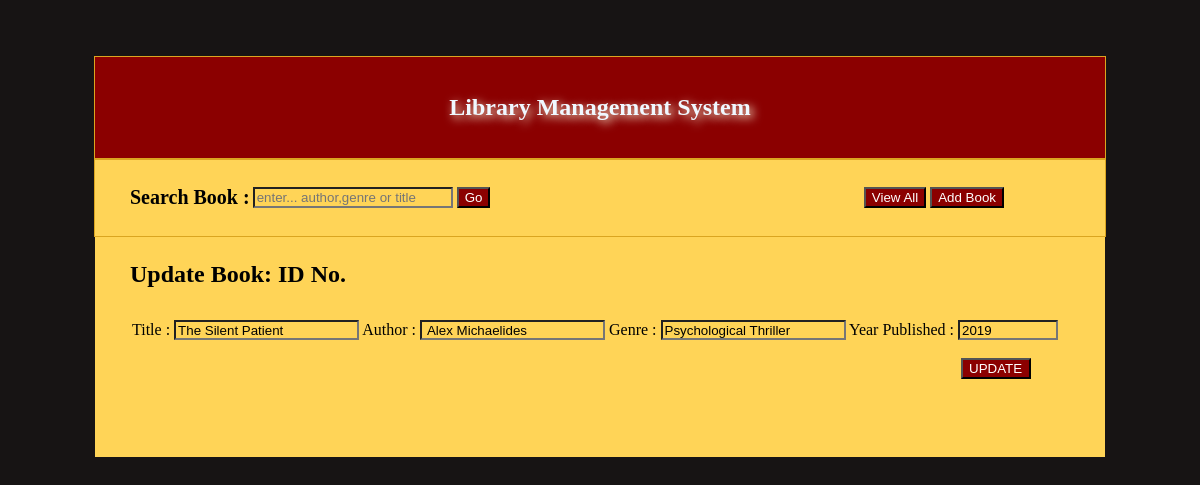
Page /library-management-system/edit_book.php on the committed database.
### tables this page shows
CREATE TABLE `books` (
  `id` int(11) NOT NULL,
  `title` varchar(255) DEFAULT NULL,
  `author` varchar(255) DEFAULT NULL,
  `genre` varchar(100) DEFAULT NULL,
  `year_published` year(4) DEFAULT NULL
);

### library-management-system/database.php (called while the page is built, shortened)
<?php
  class database{
     public function show($conn,$search,$id){
       if(isset($search)==''){
        $select_sql = "SELECT * FROM books";
       }elseif($id !=''){
        $select_sql = "SELECT * FROM books WHERE id = '$id'";
       }
       else{
        $select_sql = "SELECT * FROM books Where title like '%$search%'or author like '%$search%' or  genre like '%$search%' ";
       }
       $result = $conn->query($select_sql);
       if($result){
         return $result;
       }else{
         return "no data found ";
       }
     }
    }
    $db = new database();
 ?>

### library-management-system/edit_book.php (the view, shortened to what this page needs)
<?php
 include_once('./database.php');
 $id = mysqli_escape_string($connect, $_GET['id']);
 $result = $db->show($connect,'',$id);
 $row = $result->fetch_assoc();
?>
<html>
<body>
    <?php require_once ('./header.php') ?>
    <div class="content">
       <div class="header">
          <h2>Update Book: ID No. <?=$id?> </h2>
       </div>
         <div class="sub-content">
    <form action="./action.php" method="POST">
      <label for="">Title : </label>
     <input type="text" placeholder="title" value="<?=$row['title']?>" name="title" required>
     <label for="">Author : </label>
     <input type="text" placeholder="author" value="<?=$row['author']?>" name="author" required>
     <label for="">Genre : </label>
     <input type="text" placeholder="genre" value="<?=$row['genre']?>" name="genre" required>
     <label for="">Year Published : </label>
     <input type="text" value="<?=$row['year_published']?>" required placeholder="year" name="year">
   <BR></BR>
      <input type="submit" value="UPDATE" id="update" name="update">
    </form>
         </div>
    </div>
</body>
</html>

### library-management-system/edit_book.php (style rules this page uses)
.content { background-color: #ffd457; width: 1000px; padding: 5px; display: flex; flex-direction: column; }
.content .sub-content { margin: 2rem; height: 100px; display: flex; position: relative; }
.content .header { margin-left: 30px; }
.content .header h2 { margin: 0%; margin-top: 2%; }
input[type='text'] { height: 20px; background-color: #ffd457 }
input[type='text']:nth-last-child(4) { width: 100px; }
input[id='update'] { position: absolute; right: 4%; width: 70px; }

### library-management-system/header.php (style rules this page uses)
body { display: flex; flex-direction: column; align-items: center; background-color: #171414; }
input[type ='submit'] { background-color: darkred; color: white; transition: color .5; }
form { padding: 0%; margin: 0% ; }

### rows in the picture
books: title "The Silent Patient", author "Alex Michaelides", genre "Psychological Thriller", year "2019"
